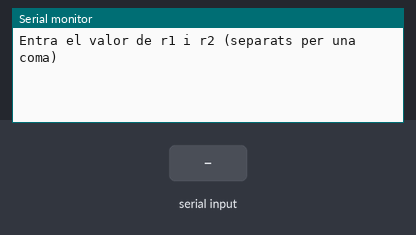
This sketch was run on a simulated Arduino Uno, built with avr-gcc and run on an emulated ATmega328P. Shown: the last lines printed to the serial monitor. The test bench sets the inputs (shaded band).

Above: at 1.2 s.
1.3 s: "90,45\n" received over Serial
At 2.1 s:
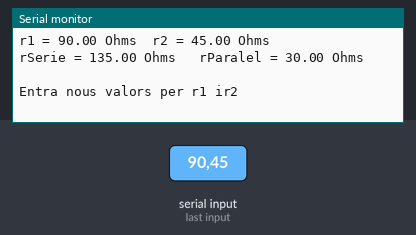
2.8 s: "5\n" received over Serial
At 4.4 s:
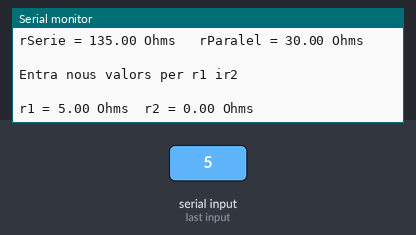

The sketch:

PSerial_5.1.ino
```cpp
/**********************************************************************************
**                                                                               **
**                        Projecte 5 / Programa 1                                **
**                                                                               **
**********************************************************************************/

//*********** Includes  ***********************************************************


//***********  Variables  *********************************************************
float r1, r2;           // variables for the R's
float rSerie, rParalel; // variables for the results

//***********  Setup  *************************************************************
void setup() {
 Serial.begin(9600); // initialize serial
 Serial.println("Entra el valor de r1 i r2 (separats per una coma)");
}


//***********  Loop  **************************************************************
void loop() {
 while (Serial.available() > 0) {                   // if there's any serial available, read it

    r1 = Serial.parseInt();                         // look for valid int the incoming serial stream
    Serial.print("r1 = ");
    Serial.print(r1);
    Serial.print(" Ohms");

    Serial.print("  ");

    r2 = Serial.parseInt();
    Serial.print("r2 = ");
    Serial.print(r2);
    Serial.println(" Ohms");

    if (Serial.read() == '\n') {                    //look for newline. Is the end of your sentence

    rSerie = r1 + r2;
    rParalel = (r1 * r2) / (r1 + r2);

    Serial.print("rSerie = ");
    Serial.print(rSerie);
    Serial.print(" Ohms");

    Serial.print("   ");

    Serial.print("rParalel = ");
    Serial.print(rParalel);
    Serial.println(" Ohms");

    Serial.println(" ");

    Serial.println("Entra nous valors per r1 ir2");

    Serial.println(" ");
    }
  }
}
```

Measured:
- after the input at 1.3 s, the serial monitor: prints a new line at once (image 1)
- after the input at 2.8 s, the serial monitor: prints a new line at once (image 2)
